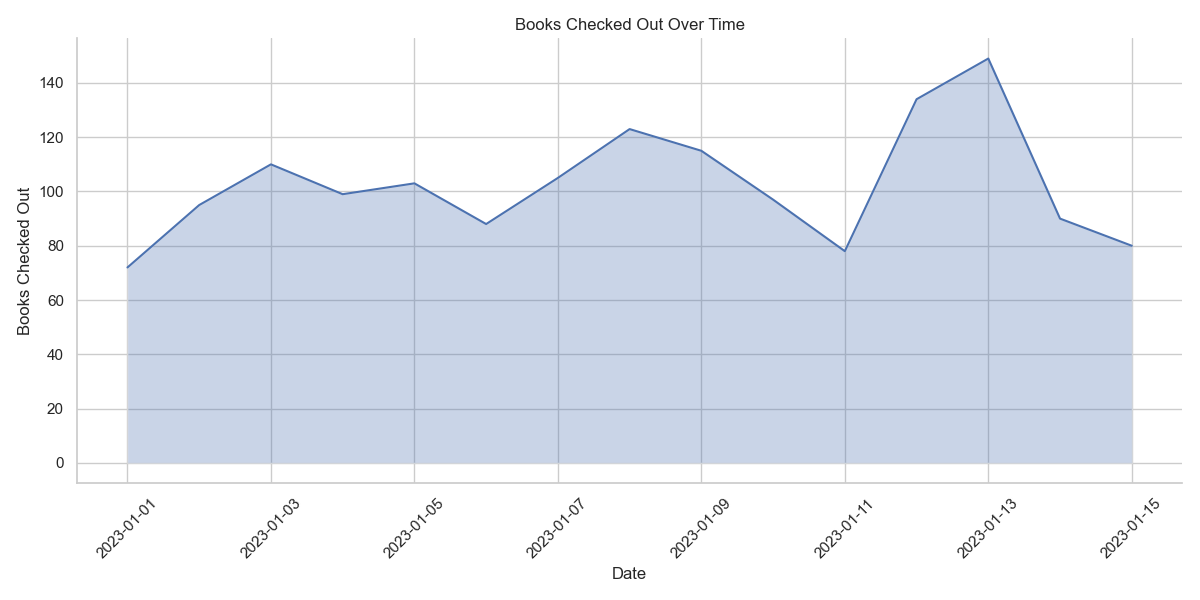

Source code (Python):

import pandas as pd
import matplotlib.pyplot as plt
import seaborn as sns

# Data provided
data = [
    {'Date': '2023-01-01', 'Books Checked Out': 72},
    {'Date': '2023-01-02', 'Books Checked Out': 95},
    {'Date': '2023-01-03', 'Books Checked Out': 110},
    {'Date': '2023-01-04', 'Books Checked Out': 99},
    {'Date': '2023-01-05', 'Books Checked Out': 103},
    {'Date': '2023-01-06', 'Books Checked Out': 88},
    {'Date': '2023-01-07', 'Books Checked Out': 105},
    {'Date': '2023-01-08', 'Books Checked Out': 123},
    {'Date': '2023-01-09', 'Books Checked Out': 115},
    {'Date': '2023-01-10', 'Books Checked Out': 97},
    {'Date': '2023-01-11', 'Books Checked Out': 78},
    {'Date': '2023-01-12', 'Books Checked Out': 134},
    {'Date': '2023-01-13', 'Books Checked Out': 149},
    {'Date': '2023-01-14', 'Books Checked Out': 90},
    {'Date': '2023-01-15', 'Books Checked Out': 80}
]

# Convert to DataFrame
df = pd.DataFrame(data)

# Ensure 'Date' is a datetime type
df['Date'] = pd.to_datetime(df['Date'])

# Set pretty Seaborn style
sns.set_theme(style="whitegrid")

# Plot
plt.figure(figsize=(12, 6))

# Fill the area under the line
plt.fill_between(x=df['Date'], y1=df['Books Checked Out'], alpha=0.3)

# Plot the line on top of the filled area
sns.lineplot(x=df['Date'], y=df['Books Checked Out'], sort=False, lw=1.5)

# Beautify the plot with Seaborn's despine
sns.despine()

# Additional customizations
plt.xticks(rotation=45)  # Rotate the x-axis labels for better readability
plt.title('Books Checked Out Over Time')  # Add a title
plt.xlabel('Date')  # X-axis label
plt.ylabel('Books Checked Out')  # Y-axis label
plt.tight_layout()  # Fit the layout nicely in the figure

# Show the plot
plt.show()
